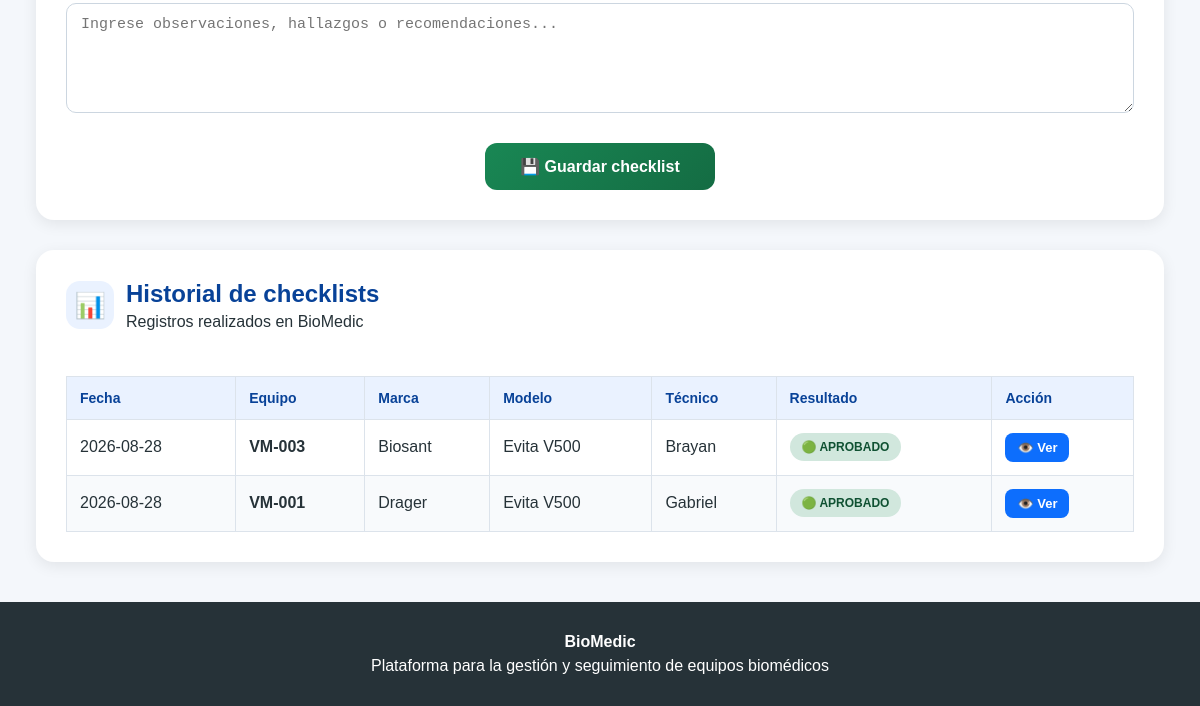
The page /checklist (lower part) on the database as committed earlier.
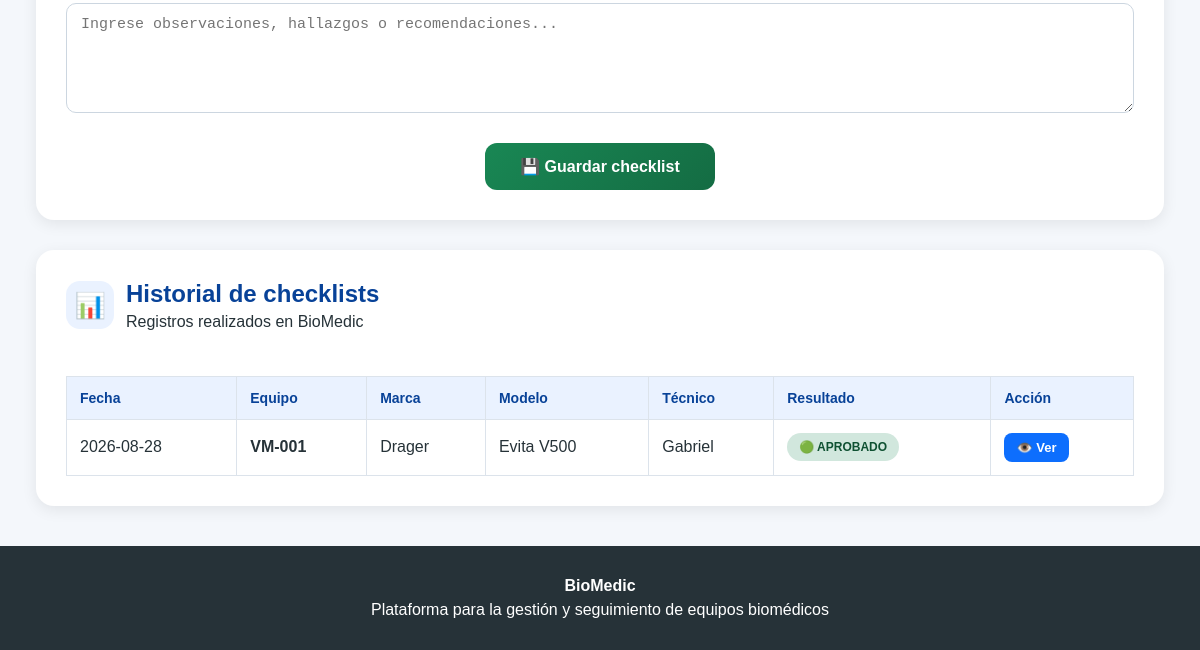
The same page on the database as committed later.
### tables this page shows
CREATE TABLE checklists (
            id INTEGER PRIMARY KEY AUTOINCREMENT,
            equipo_id INTEGER NOT NULL,
            fecha TEXT NOT NULL,
            tecnico TEXT NOT NULL,

            inspeccion_visual TEXT NOT NULL,
            estado_fisico TEXT NOT NULL,
            cable_alimentacion TEXT NOT NULL,
            pantalla TEXT NOT NULL,
            alarmas TEXT NOT NULL,
            encendido TEXT NOT NULL,
            bateria TEXT NOT NULL,
            circuito_respiratorio TEXT NOT NULL,
            filtros TEXT NOT NULL,
            sensores TEXT NOT NULL,
            prueba_funcionamiento TEXT NOT NULL,
            limpieza TEXT NOT NULL,

            observaciones TEXT,
            resultado TEXT NOT NULL,

            FOREIGN KEY (equipo_id)
                REFERENCES equipos(id)
        );

CREATE TABLE equipos (
            id INTEGER PRIMARY KEY AUTOINCREMENT,
            codigo TEXT NOT NULL,
            marca TEXT NOT NULL,
            modelo TEXT NOT NULL,
            serie TEXT NOT NULL,
            ubicacion TEXT NOT NULL,
            servicio TEXT NOT NULL,
            estado TEXT NOT NULL,
            fecha TEXT,
            observaciones TEXT
        );

### app.py (the view, shortened to what this page needs)
@app.route("/checklist", methods=["GET", "POST"])
def checklist():
    conexion = conectar_bd()
    equipos_registrados = conexion.execute("""
        SELECT *
        FROM equipos
        ORDER BY codigo ASC
    """).fetchall()
    checklists_registrados = conexion.execute("""
        SELECT
            checklists.*,
            equipos.codigo,
            equipos.marca,
            equipos.modelo
        FROM checklists
        INNER JOIN equipos
            ON checklists.equipo_id = equipos.id
        ORDER BY
            checklists.fecha DESC,
            checklists.id DESC
    """).fetchall()
    conexion.close()
    return render_template(
        "checklist.html",
        equipos=equipos_registrados,
        checklists=checklists_registrados
    )

### app.py (called while the page is built)
@app.after_request
def forzar_utf8(response):
    if response.content_type.startswith("text/html"):
        response.headers["Content-Type"] = "text/html; charset=utf-8"
    return response

def conectar_bd():
    conexion = sqlite3.connect(DATABASE)
    conexion.row_factory = sqlite3.Row
    return conexion

### templates/checklist.html (shortened to what this page needs)
<!DOCTYPE html>
<html lang="es">
<head>
</head>
<body>
<main class="contenedor">
<section class="tarjeta">
    <form method="POST" action="/checklist">
        <div class="campo campo-completo"><label for="observaciones">&#x1F4DD; Observaciones</label><textarea name="observaciones" id="observaciones" placeholder="Ingrese observaciones, hallazgos o recomendaciones..."></textarea></div>
        <div class="acciones"><button type="submit" class="btn-guardar">&#x1F4BE; Guardar checklist</button></div>
    </form>
</section>
<section class="tarjeta">
    <div class="titulo-seccion">
        <div class="titulo-icono">&#x1F4CA;</div>
        <div><h2 style="margin-bottom:5px;">Historial de checklists</h2><span>Registros realizados en BioMedic</span></div>
    </div>
    <div class="tabla-contenedor">
        <table>
            <thead><tr><th>Fecha</th><th>Equipo</th><th>Marca</th><th>Modelo</th><th>T&eacute;cnico</th><th>Resultado</th><th>Acci&oacute;n</th></tr></thead>
            <tbody>
            {% for checklist in checklists %}
            <tr>
                <td>{{ checklist.fecha }}</td>
                <td><strong>{{ checklist.codigo }}</strong></td>
                <td>{{ checklist.marca }}</td>
                <td>{{ checklist.modelo }}</td>
                <td>{{ checklist.tecnico }}</td>
                <td>
                    {% if checklist.resultado == "APROBADO" %}<span class="resultado resultado-aprobado">&#x1F7E2; APROBADO</span>
                    {% elif "ATEN" in checklist.resultado %}<span class="resultado resultado-atencion">&#x1F7E1; ATENCI&Oacute;N</span>
                    {% else %}<span class="resultado resultado-no">&#x1F534; NO APROBADO</span>{% endif %}
                </td>
                <td><a href="{{ url_for('ver_checklist', id=checklist.id) }}" class="btn-ver">&#x1F441;&#xFE0F; Ver</a></td>
            </tr>
            {% else %}
            <tr><td colspan="7" style="text-align:center; padding:30px;">&#x1F4CB; No hay checklists registrados todav&iacute;a.</td></tr>
            {% endfor %}
            </tbody>
        </table>
    </div>
</section>
</main>
<footer><p><strong>BioMedic</strong></p><p>Plataforma para la gesti&oacute;n y seguimiento de equipos biom&eacute;dicos</p></footer>
</body>
</html>

Rows that differ between the two databases and show on the page:
removed checklists: fecha "2026-08-28", codigo "VM-003", marca "Biosant", modelo "Evita V500", tecnico "Brayan", resultado "🟢 APROBADO"
